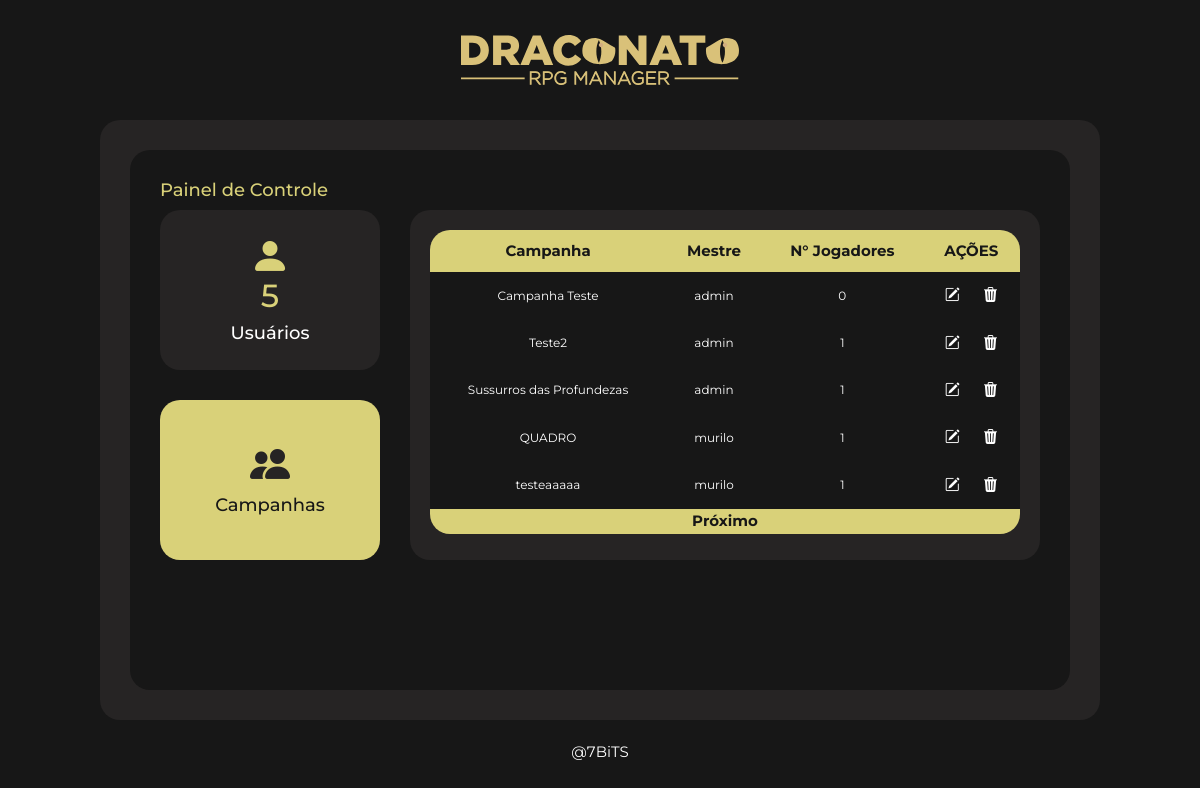
/painel/campanhas (signed in), run on an earlier commit of the app's database.
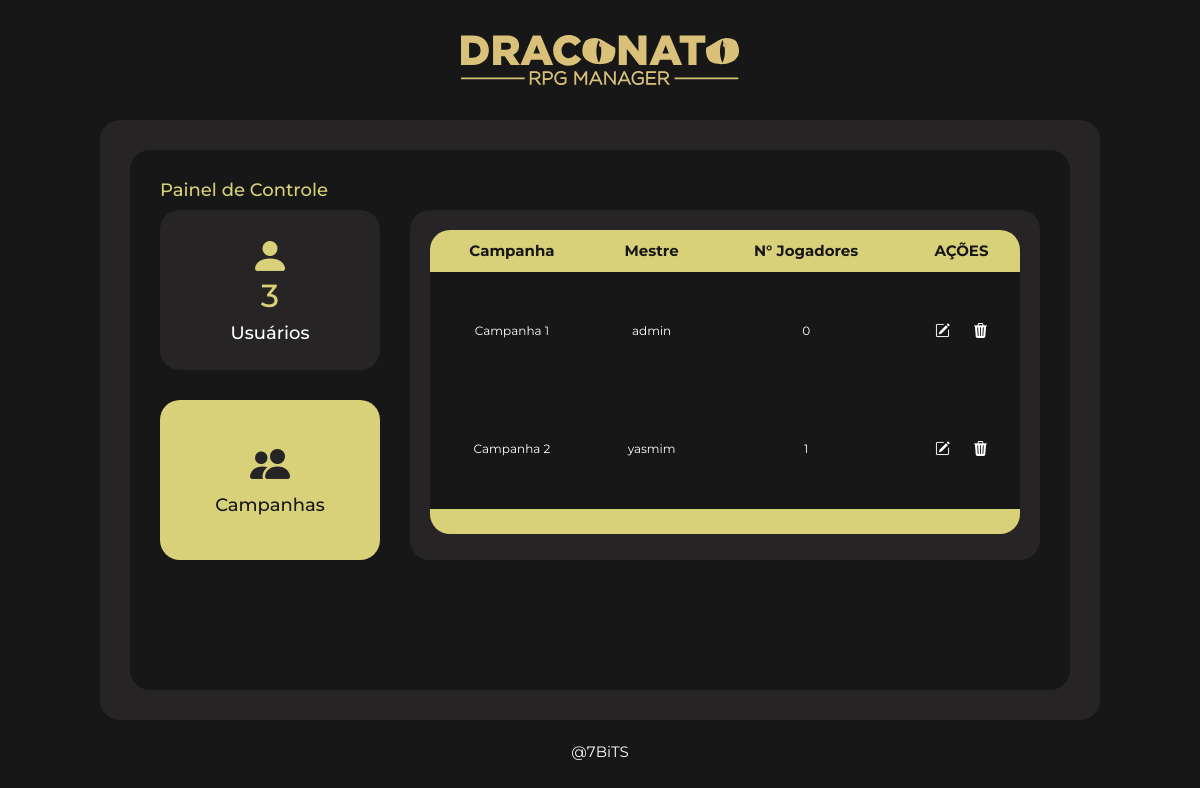
And on a later commit of the database.
### manager/models.py (models this page shows, shortened)
class Campanha(models.Model):
    imagem = models.ImageField(upload_to='campanha/images/')
    nome = models.CharField(max_length=100)
    sistema = models.ForeignKey(Sistema, on_delete=models.CASCADE)
    data_inicio = models.DateField(auto_now_add=True)
    descricao = models.TextField(blank=True)
    mestre = models.ForeignKey(get_user_model(), on_delete=models.CASCADE)
    jogador = models.ManyToManyField(get_user_model(), related_name='campanhas_participantes', blank=True)

### manager/views.py (the view)
# urls.py: path('painel/campanhas', ListarPainelCampanhasADM.as_view(), name='painel-campanhas'),
class ListarPainelCampanhasADM(UserPassesTestMixin, ListView):
    template_name = "manager/admin/painel_campanha.html"
    model = Campanha
    context_object_name = "campanhas"
    paginate_by = "5"
    def get_context_data(self, **kwargs):
        context = super().get_context_data(**kwargs)
        context['users'] = User.objects.all()
        return context
    def test_func(self):
        return self.request.user.is_superuser

### manager/templates/manager/admin/painel_campanha.html (shortened to what this page needs)
{% extends 'base_painel.html' %}
{% block content %}
  <div class="area-painel">
    <div class="area-painel-int">
      <div class="cabecalho">
        <h2>Painel de Controle</h2>
      </div>
      <div class="area-adm">
        <div class="area-est">
          <a href="{% url "painel-listar" %}">
            <div class="est">
              <i class="bi bi-person-fill"></i>
              <h2>{{ users.count }}</h2>
              <h3>Usuários</h3>
            </div>
          </a>
          <div class="est-ativo">
            <i class="bi bi-people-fill"></i>
            <h3>Campanhas</h3>
          </div>
        </div>
        <div class="area-tabela">
          <table style="width: 100%; height: 90%;">
            <tr>
              <th style="border-top-left-radius: 20px;">Campanha</th>
              <th>Mestre</th>
              <th>N° Jogadores</th>
              <th style="border-top-right-radius: 20px;">AÇÕES</th>
            </tr>
            {% for campanha in campanhas %}
              <tr>
                <td><a style="font-size: 12px;" href="{% url "dashboard" campanha.pk %}">{{ campanha.nome }}</a></td>
                <td>{{ campanha.mestre }}</td>
                <td>{{ campanha.jogador.count }}</td>
                <td>
                  <a href=""><i class="bi bi-pencil-square"></i></a>
                  <a href=""><i class="bi bi-trash3-fill"></i></a>
                </td>
              </tr>
            {% endfor %}
          </table>
          <div class="paginator">
            {% if page_obj.has_next %}
              <a href="?page={{ page_obj.next_page_number }}">Próximo</a>
            {% endif %}
          </div>
        </div>
      </div>
    </div>
  </div>
{% endblock %}

What changed in the data, as far as the page shows it:
removed Campanha: nome "Sussurros das Profundezas", mestre "admin", jogador.count "1"
removed Campanha: nome "QUADRO", mestre "murilo", jogador.count "1"
removed Campanha: nome "testeaaaaa", mestre "murilo", jogador.count "1"
changed Campanha "admin": nome "Campanha Teste" → "Campanha 1"
changed Campanha: nome "Teste2" → "Campanha 2"; mestre "admin" → "yasmim"
Also different on the page:
{{ users.count }}: "5" → "3"
text no longer shown: "Próximo"
